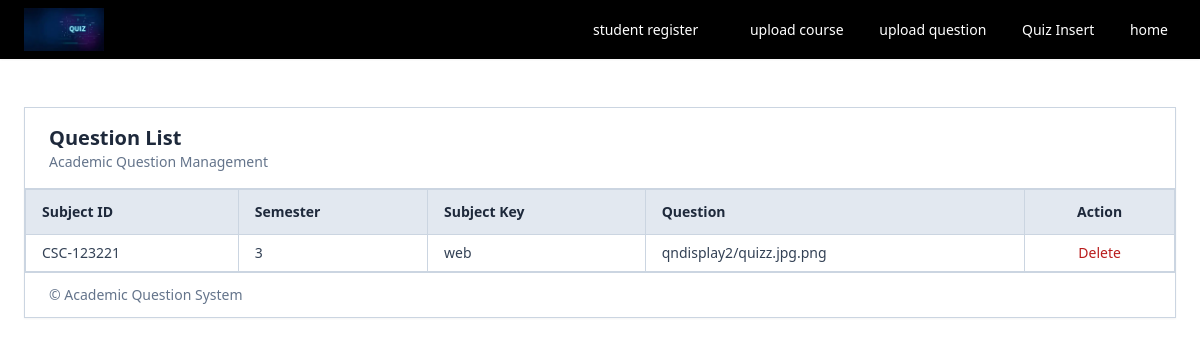
/qnlist, run on the app's committed database.
### Common/models.py (models this page shows)
class questions(models.Model):
    subject_id = models.CharField(max_length=20,primary_key=True)
    semester = models.CharField(max_length=30)
    subject_k = models.ForeignKey(question_bank,on_delete=models.PROTECT,related_name="QUESTIONS")
    questionupload = models.FileField(upload_to="qndisplay2")

class question_bank(models.Model):
    course_name = models.CharField(max_length=30)
    year = models.IntegerField()
    subject = models.CharField(max_length=30,primary_key=True)
    def __str__(self):
        return self.subject

### Faculty/views.py (the view)
# urls.py: path('qnlist',views.questiondisplay,name='question_displays'),
def questiondisplay(request):
     data=questions.objects.all()
     return render(request,"questiondisplay.html",{'questiondata':data})

### Faculty/Templates/questiondisplay.html (shortened to what this page needs)
{% include 'fheader.html' %}
{% load widget_tweaks %}
<!DOCTYPE html>
<html lang="en">
<head>
    <script src="https://cdn.jsdelivr.net/npm/@tailwindcss/browser@4"></script>
</head>
<body class="bg-slate-100 min-h-screen">
    <div class="max-w-6xl mx-auto mt-12 bg-white border border-slate-300 shadow-sm">
        <div class="border-b border-slate-300 px-6 py-4">
            <h1 class="text-xl font-semibold text-slate-800">
                Question List
            </h1>
            <p class="text-sm text-slate-500">
                Academic Question Management
            </p>
        </div>
        <div class="overflow-x-auto">
            <table class="min-w-full text-sm text-slate-700">
                <thead class="bg-slate-200 text-slate-800">
                    <tr>
                        <th class="px-4 py-3 border border-slate-300 text-left">
                            Subject ID
                        </th>
                        <th class="px-4 py-3 border border-slate-300 text-left">
                            Semester
                        </th>
                        <th class="px-4 py-3 border border-slate-300 text-left">
                            Subject Key
                        </th>
                        <th class="px-4 py-3 border border-slate-300 text-left">
                            Question
                        </th>
                        <th class="px-4 py-3 border border-slate-300 text-center">
                            Action
                        </th>
                    </tr>
                </thead>
                <tbody>
                    {% for q in questiondata %}
                    <tr class="hover:bg-slate-50">
                        <td class="px-4 py-2 border border-slate-300">
                            {{ q.subject_id }}
                        </td>
                        <td class="px-4 py-2 border border-slate-300">
                            {{ q.semester }}
                        </td>
                        <td class="px-4 py-2 border border-slate-300">
                            {{ q.subject_k }}
                        </td>
                        <td class="px-4 py-2 border border-slate-300">
                            {{ q.questionupload }}
                        </td>
                        <td class="px-4 py-2 border border-slate-300 text-center">
                            <a href="{% url 'pyq_question_delete' q.subject_id %}"
                               class="text-red-700 hover:underline button"
                               onclick="return confirm('Are you sure you want to delete this question?');">
                                Delete
                            </a>
                        </td>
                    </tr>
                    {% empty %}
                    <tr>
                        <td colspan="5" class="px-4 py-6 text-center text-slate-500">
                            No questions available
                        </td>
                    </tr>
                    {% endfor %}
                </tbody>
            </table>
        </div>
        <div class="border-t border-slate-300 px-6 py-3 text-sm text-slate-500">
            © Academic Question System
        </div>
    </div>
</body>
</html>

### data on the page
questions: subject_id "CSC-123221", semester "3", subject_k "web", questionupload "qndisplay2/quizz.jpg.png"
